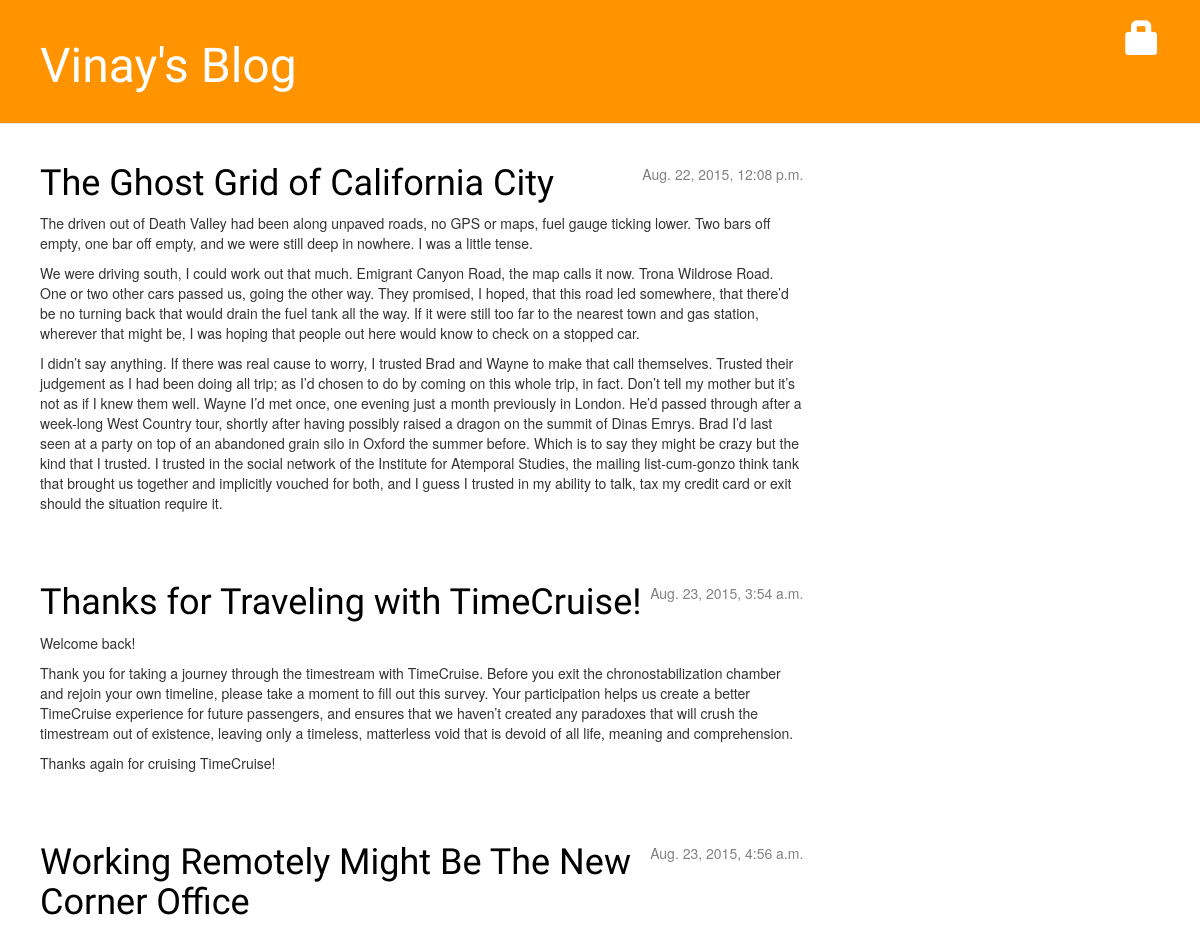
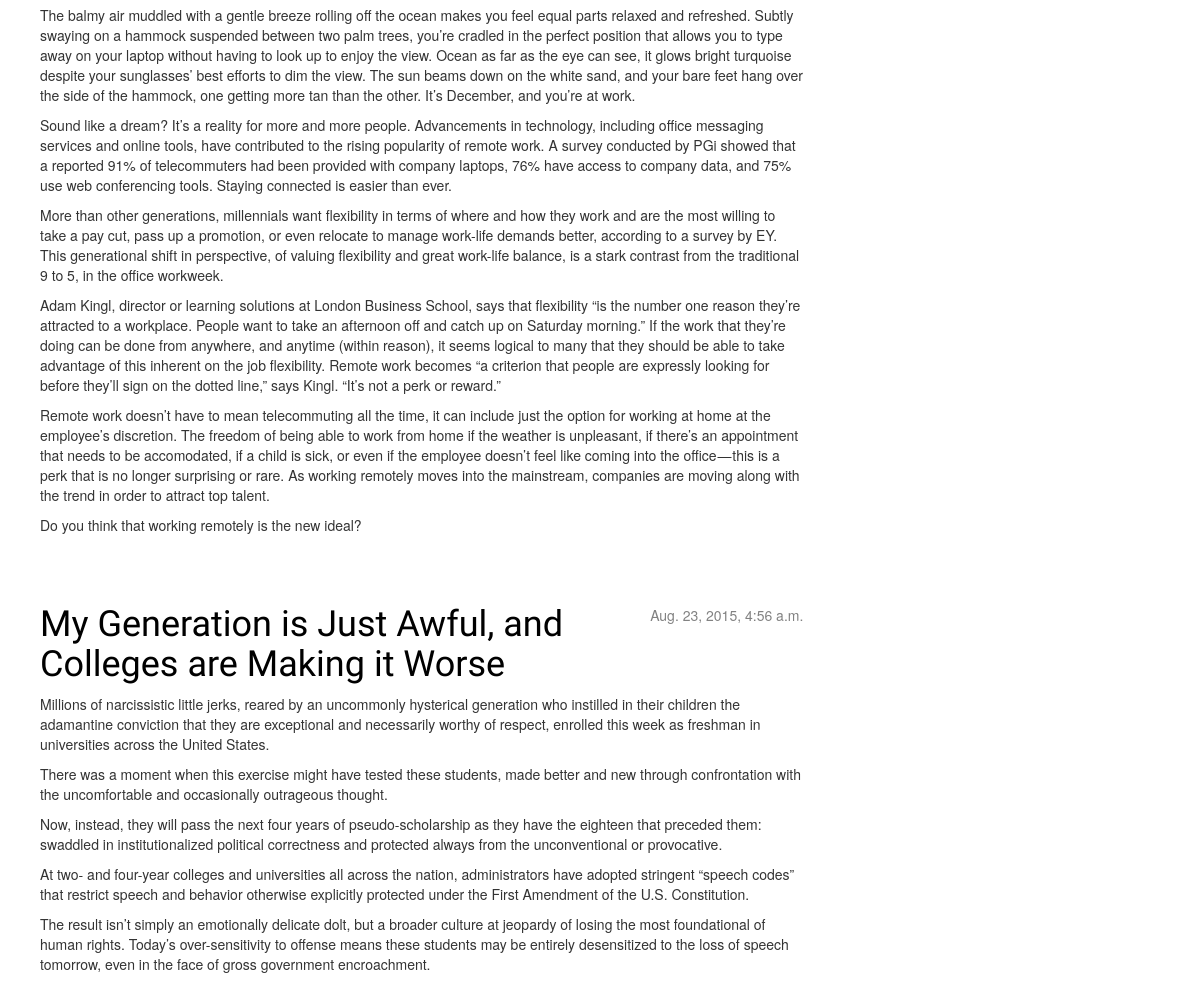
The app's page /, older data (2 pictures, top to bottom).
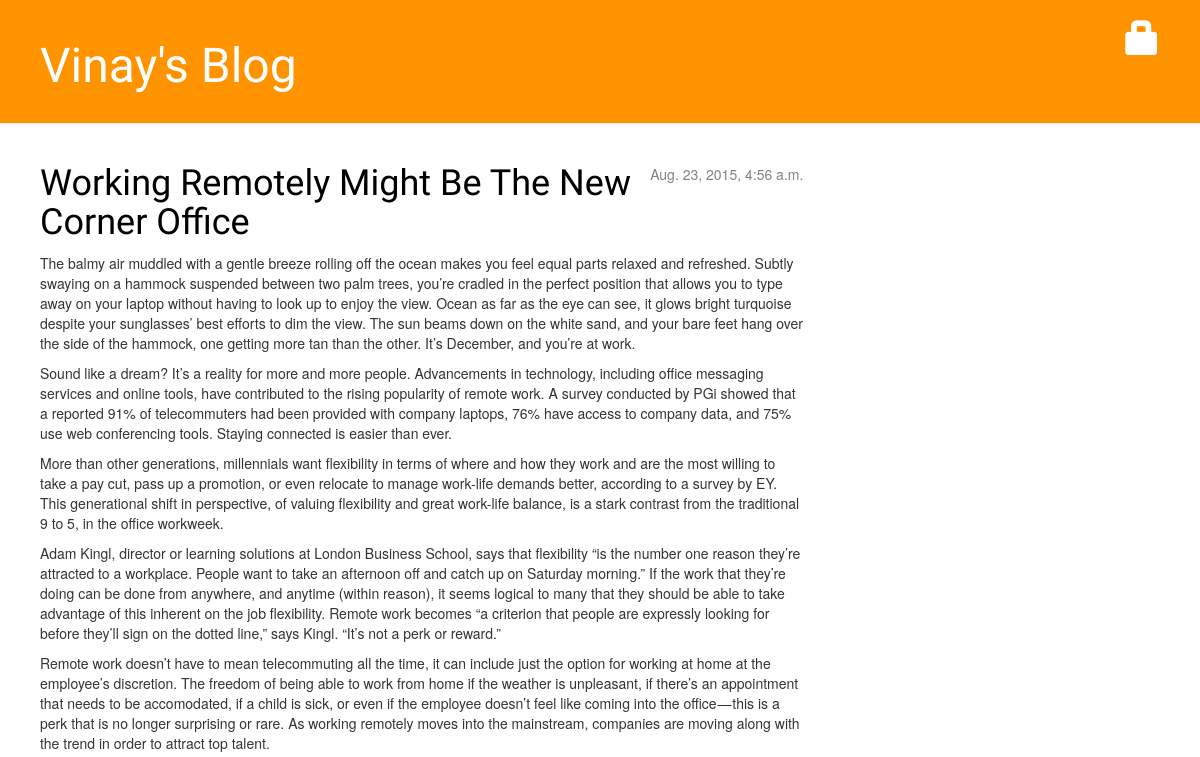
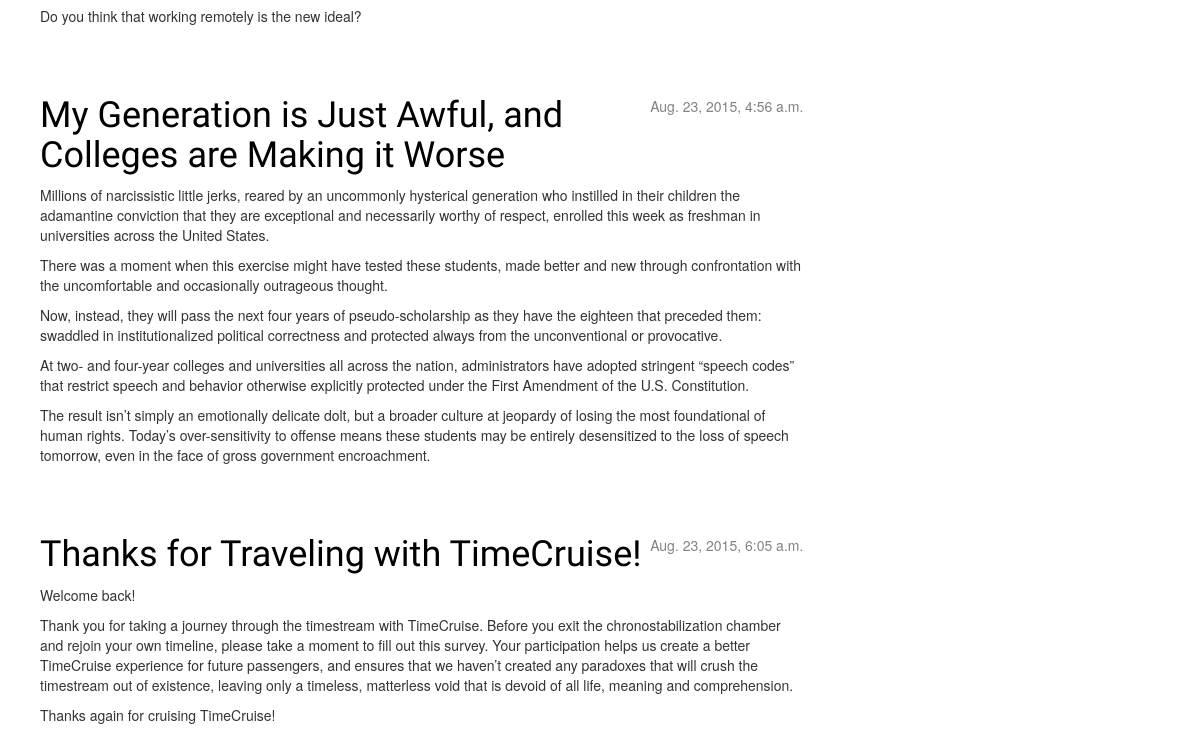
The same page, newer data (2 pictures, top to bottom).
### blog/models.py (models this page shows, shortened)
class Post(models.Model):
  author = models.ForeignKey('auth.User')
  title = models.CharField(max_length=200)
  text = models.TextField()
  created_date = models.DateTimeField(default=timezone.now)
  published_date = models.DateTimeField(blank=True, null=True)

### blog/views.py (the view)
# urls.py: url(r'^$', views.post_list, name='post_list'),
def post_list(request):
  posts = Post.objects.filter(published_date__lte=timezone.now()).order_by('published_date')
  return render(request, 'blog/post_list.html', {'posts': posts})

### blog/templates/blog/post_list.html
{% extends "blog/base.html" %}
{% block content %}
{% for post in posts %}
    <div class="post">
        <div class="date">
            {{ post.published_date }}
        </div>
        <h1><a href="{% url "post_detail" pk=post.pk %}#disqus_thread">{{ post.title }}</a></h1>
        <p>{{ post.text|linebreaks }}</p>
    </div>
{% endfor %}
{% endblock content %}

### blog/templates/blog/base.html (shortened to what this page needs)
{% load staticfiles %}
<html>
    <head>
        <link rel="stylesheet" href="//maxcdn.bootstrapcdn.com/bootstrap/3.2.0/css/bootstrap.min.css">
        <link rel="stylesheet" href="//maxcdn.bootstrapcdn.com/bootstrap/3.2.0/css/bootstrap-theme.min.css">
        <link rel="stylesheet" href="{% static "css/blog.css" %}">
    </head>
    <body>
    <div class="page-header">
    {% if user.is_authenticated %}
    <a href="{% url "post_new" %}" class="top-menu"><span class="glyphicon glyphicon-plus"></span></a>
    <p class="top-menu">Hello {{ user.username }}<small>(<a href="{% url "django.contrib.auth.views.logout" %}">Log out</a>)</small></p>
    {% else %}
    <a href="{% url "django.contrib.auth.views.login" %}" class="top-menu"><span class="glyphicon glyphicon-lock"></span></a>
    {% endif %}
    <h1><a href="{% url "blog.views.post_list" %}">Vinay's Blog</a></h1>
    </div>
    <div class="content">
        <div class="row">
            <div class="col-md-8">
            {% block content %}
            {% endblock %}
            </div>
        </div>
    </div>
</body>
</html>

### blog/static/css/blog.css (style rules this page uses)
.page-header { background-color: #ff9400; margin-top: 0; padding: 20px 20px 20px 40px; }
.page-header h1, .page-header h1 a, .page-header h1 a:visited, .page-header h1 a:active { color: #ffffff; font-size: 36pt; text-decoration: none; }
.content { margin-left: 40px; }
h1, h2, h3, h4 { font-family: 'Lobster', cursive; }
.date { float: right; color: #828282; }
.top-menu, .top-menu:hover, .top-menu:visited { color: #ffffff; float: right; font-size: 26pt; margin-right: 20px; }
.post { margin-bottom: 70px; }
.post h1 a, .post h1 a:visited { color: #000000; }

Row changes from the older to the newer data that the page shows:
removed Post: published_date "Aug. 22, 2015, 12:08 p.m.", title "The Ghost Grid of California City", text "The driven out of Death Valley had been along unpaved roads, no GPS or maps, fuel gauge ticking lower. Two bars off empty, one bar off empty, and we were still deep in nowhere. I was a little tense. We were driving south, I could work out that much. Emigrant Canyon Road, the map calls it now. Trona Wildrose Road. One or two other cars passed us, going the other way. They promised, I hoped, that this road led somewhere, that there’d be no turning back that would drain the fuel tank all the way. If it were still too far to the nearest town and gas station, wherever that might be, I was hoping that people out here would know to check on a stopped car. I didn’t say anything. If there was real…"
changed Post "Thanks for Traveling with TimeCruise!": published_date "Aug. 23, 2015, 3:54 a.m." → "Aug. 23, 2015, 6:05 a.m."; moves down the list
